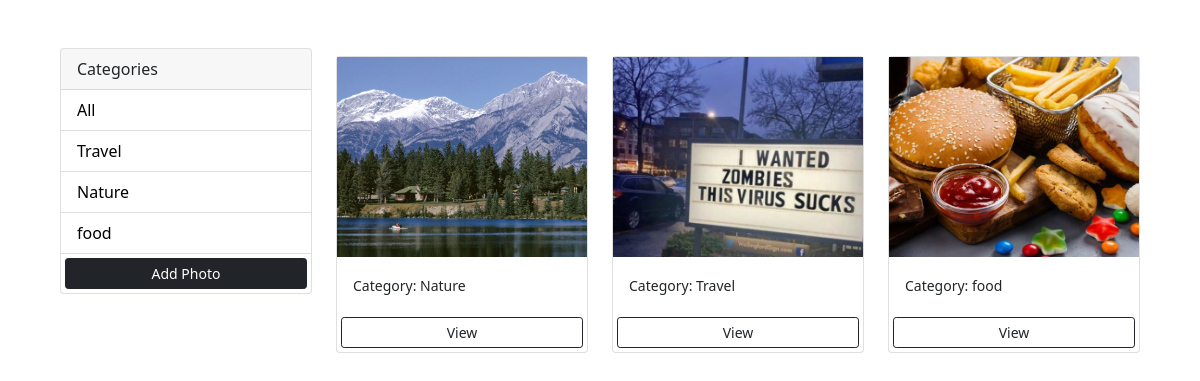
Before: / with the older database file.
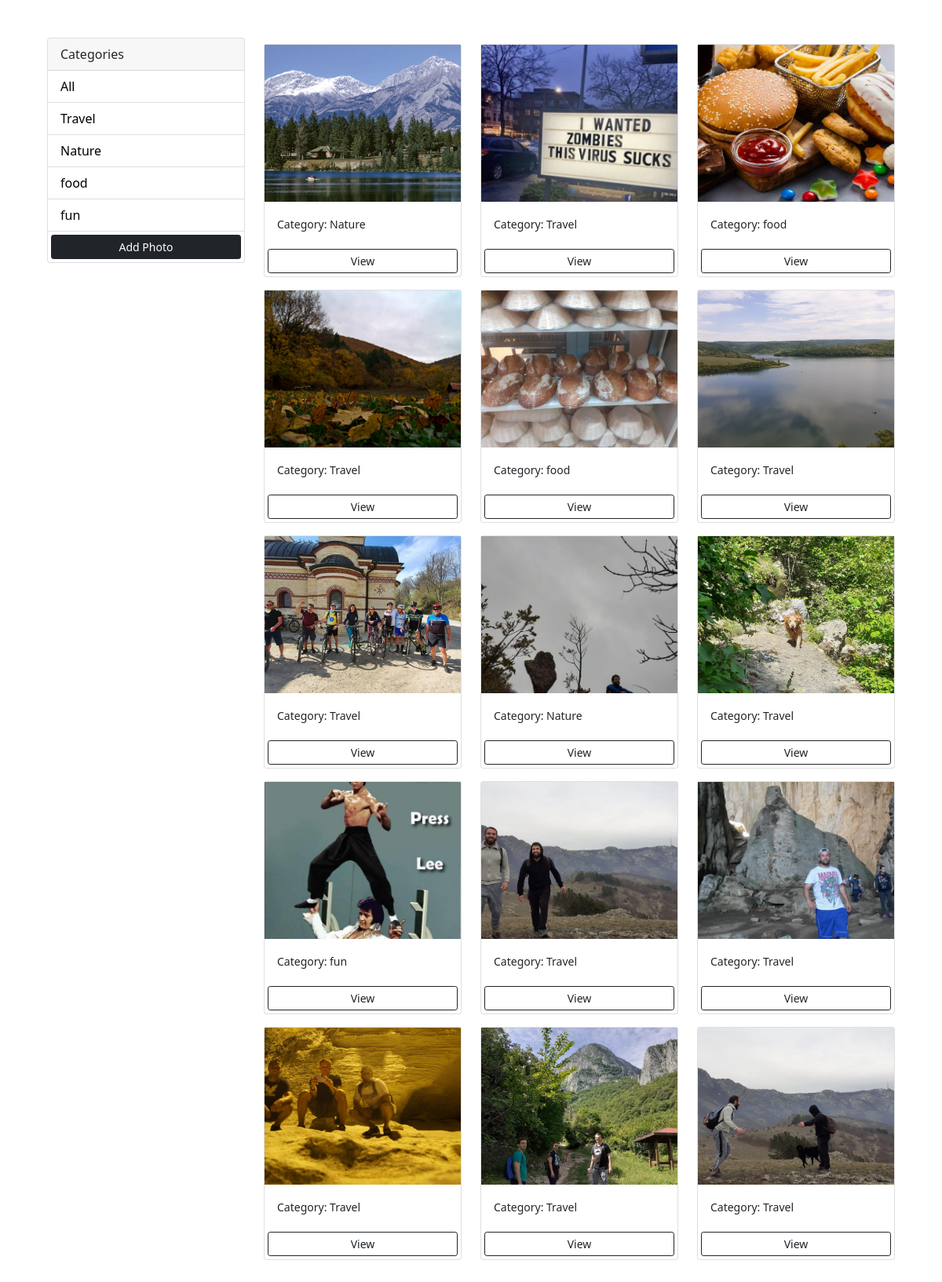
After: the same page with the newer database file.
### photos/models.py (models this page shows, shortened)
class Category(models.Model):
    name = models.CharField(max_length=100, null=False,blank=False)

class Photo(models.Model):
    category = models.ForeignKey(Category,on_delete=models.SET_NULL,null=True,blank=True)
    image = models.ImageField(null=False, blank=False)
    description = models.TextField()

### photos/views.py (the view)
# urls.py: path("", views.gallery, name="gallery"),
def gallery(request):
    category = request.GET.get("category")
    if category == None:
         photos = Photo.objects.all()
    else:
         photos = Photo.objects.filter(category__name__contains=category)
    categories = Category.objects.all()
    context = {'categories' : categories, 'photos' : photos }
    return render(request, 'photos/gallery.html', context)

### photos/templates/photos/gallery.html (shortened to what this page needs)
<!DOCTYPE html>
<html lang="en">
<head>
    <link href="https://cdn.jsdelivr.net/npm/bootstrap@5.0.0-beta2/dist/css/bootstrap.min.css" rel="stylesheet">
</head>
<body class="m-5">
    <div class="container">
        <div class="row">
            <div class="col-md-3">
                <div class="card">
                    <div class="card-header">
                      Categories
                    </div>
                    <ul class="list-group list-group-flush">
                      <li class="list-group-item">
                        <a href="{% url 'gallery'%}">All</a>
                      </li>
                      {% for category in categories %}
                        <li class="list-group-item">
                            <a href="{% url 'gallery'%}?category={{category.name}}">{{category.name}}</a>
                        </li>
                      {% endfor %}
                      <a href="{% url 'add'%}" class="btn btn-block btn-dark btn-sm m-1">Add Photo</a>
                    </ul>
                  </div>
            </div>
            <div class="col-md-9">
                <div class = "row">
                    {% for photo in photos  %}
                    <div class="col-md-4">
                        <div class="card my-2" >
                            <img class="image-thumbail" src="{{photo.image.url}}" alt="Card image cap">
                            <div class="card-body">
                              <small>Category: {{photo.category.name}}</small>
                            </div>
                            <a class="btn btn-outline-dark btn-sm m-1" href="{% url 'photo' photo.id %}">View</a>
                        </div>
                    </div>
                    {% empty %}
                        <h3>No photos...</h3>
                    {% endfor %}
                </div>
            </div>
        </div>
    </div>
</body>
</html>

### photos/templates/photos/gallery.html (style rules this page uses)
.image-thumbail { height: 200px; object-fit: cover; }
.list-group-item a { text-decoration: none; color: black; }

Changed rows visible on the page:
added Category: name "fun"
added Photo: image (picture), category.name "Travel"
added Photo: image (picture), category.name "food"
added Photo: image (picture), category.name "Travel"
added Photo: image (picture), category.name "Travel"
added Photo: image (picture), category.name "Nature"
added Photo: image (picture), category.name "Travel"
added Photo: image (picture), category.name "fun"
added Photo: image (picture), category.name "Travel"
added Photo: image (picture), category.name "Travel"
added Photo: image (picture), category.name "Travel"
added Photo: image (picture), category.name "Travel"
added Photo: image (picture), category.name "Travel"
